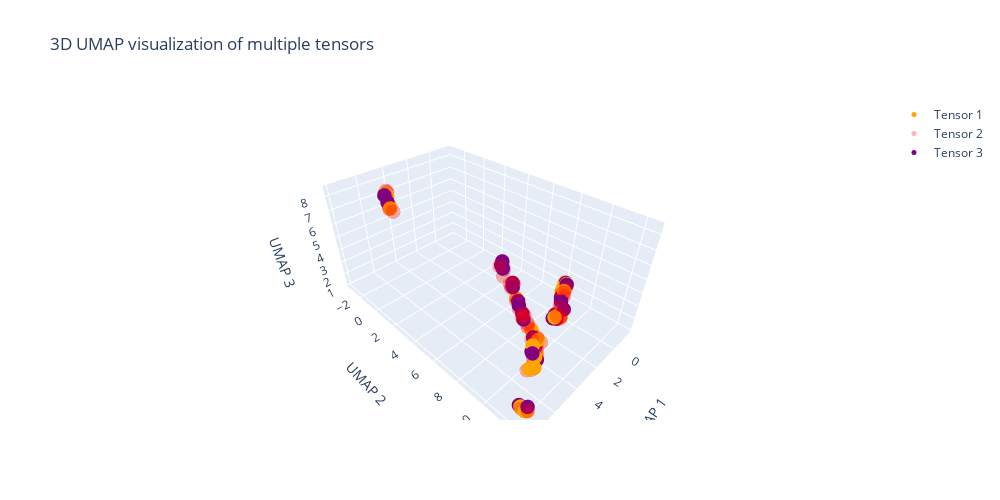

Write notebook code for a chart like this one.
### Code cell
tensors = [qnivp_umap, x_candidates,xtest]
colors = ['orange','red','purple']
marker_sizes = [5, 5,5]
opacities = [1.0, 0.3,1.0]
plot_3d_umap_multiple_tensors(
    tensors, 
    colors=colors, 
    marker_sizes=marker_sizes, 
    opacities=opacities
)
